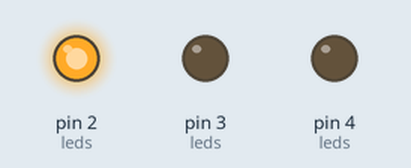
The sketch below on a simulated Arduino Uno, built with avr-gcc and run on an emulated ATmega328P. On the bench: output pins drawn as LEDs (lit = HIGH).

Above: at 0.2 s.
At 0.7 s:
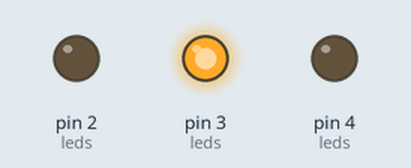
At 22.8 s:
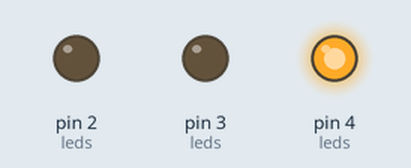
Timing chart, 0 to 24.9 s (numbered marks = the images above):
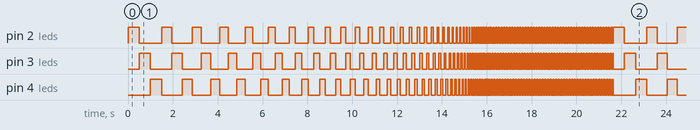

Measured:
- by itself, pin 2 (leds): LOW → HIGH at 0.00 s, → LOW 0.50 s later, → HIGH 1.0 s later, → LOW 0.45 s later, … (2662 changes in this stretch)
- by itself, pin 3 (leds): LOW → HIGH at 0.50 s, → LOW 0.50 s later, → HIGH 0.95 s later, → LOW 0.45 s later, … (2662 changes in this stretch)
- by itself, pin 4 (leds): LOW → HIGH at 1.0 s, → LOW 0.50 s later, → HIGH 0.91 s later, → LOW 0.45 s later, … (2661 changes in this stretch)

The sketch:

FluxCapacitor.ino
```cpp
const int OUTER_SET = 2;
const int MIDDLE_SET = 3;
const int INNER_SET = 4;
const int MIN_DELAY = 10;
const float MAX_DELAY = 500.0;
const int MAX_ITERS = 200;
const float DELAY_DISCOUNT_FACTOR = 1.1;


float mDelay = MAX_DELAY;
int iters = 0;
int leds[] = {OUTER_SET,MIDDLE_SET,INNER_SET};
int ledsLength = 3;

void setup()
{
//  Serial.begin(9600);
  for (int i = 0; i < 3; i++) {
    pinMode(leds[i],OUTPUT);
  }
}

void loop() {
  if (mDelay < MIN_DELAY) {
    iters += 1;
  }
  if (iters > MAX_ITERS) {
    iters = 0;
    mDelay = MAX_DELAY;
  }
  for (int i = 0; i < ledsLength; i++) {
    int led_off = i-1;
    if (i == 0) {
      led_off = ledsLength -1;
    }
    digitalWrite(leds[led_off], LOW);
    digitalWrite(leds[i], HIGH);
    delay(mDelay);
  }
  Serial.print(mDelay);
  if (mDelay >= MIN_DELAY && iters == 0) {
    mDelay = mDelay / DELAY_DISCOUNT_FACTOR;
  }
}
```
